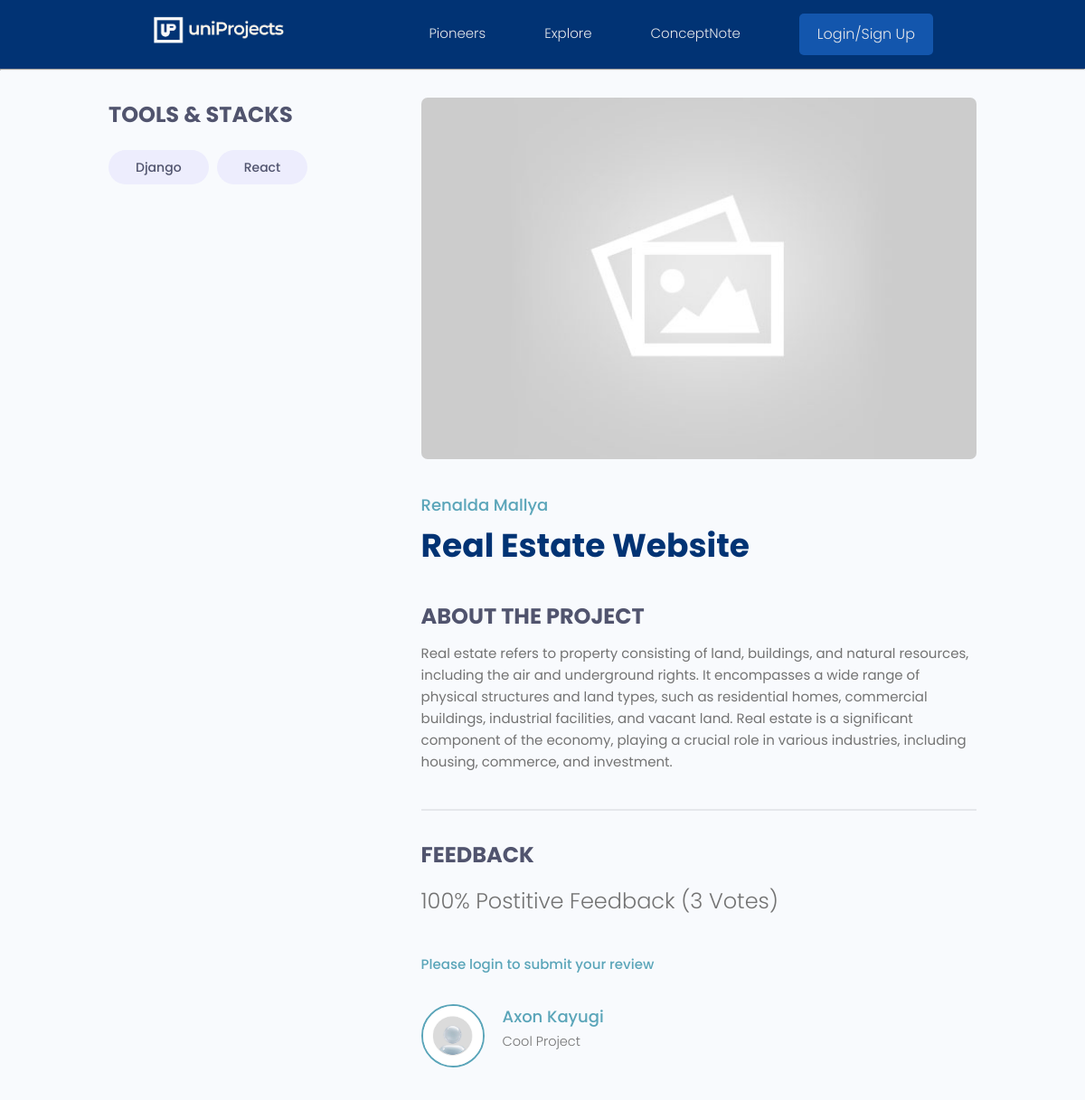
Page /project/b93c14aa-2845-4bd0-8ea7-30b0f8b4ee8f/ on the committed database.
### projects/models.py (models this page shows, shortened)
class Tag(models.Model):
    name = models.CharField(max_length = 200)
    created = models.DateTimeField(auto_now_add = True)
    id = models.UUIDField(default=uuid.uuid4, unique = True,
                          primary_key = True, editable = False)
    def __str__(self):
        return self.name

class Project(models.Model):
    owner = models.ForeignKey(Profile, null=True,blank=True, on_delete=models.CASCADE)
    title = models.CharField(max_length = 200)
    description = models.TextField(null = True, blank = True)
    featured_image = models.ImageField(null=True, blank=True, default="default.jpg")
    demo_link = models.CharField(max_length = 2000, null = True, blank = True)
    source_link = models.CharField(max_length = 2000, null = True, blank = True)
    tags = models.ManyToManyField('Tag', blank=True)
    vote_total = models.IntegerField(default=0,null=True, blank = True)
    vote_ratio = models.IntegerField(default=0,null=True, blank = True)
    created = models.DateTimeField(auto_now_add = True)
    id = models.UUIDField(default=uuid.uuid4, unique = True,
                          primary_key = True, editable = False)
    class Meta:
        ordering = ['-vote_ratio', '-vote_total', 'title']
    @property
    def reviewers(self):
        queryset = self.review_set.all().values_list('owner__id', flat = True)
        return queryset

class Review(models.Model):
    VOTE_TYPE = (
        ('up', 'Up Vote'),
        ('down', 'Down Vote'),
    )
    owner = models.ForeignKey(Profile, on_delete=models.CASCADE, null=True)
    project = models.ForeignKey(Project, on_delete = models.CASCADE)
    body = models.TextField(null = True, blank = True)
    value = models.CharField(max_length = 200, choices = VOTE_TYPE)
    created = models.DateTimeField(auto_now_add = True)
    id = models.UUIDField(default=uuid.uuid4, unique = True,
                          primary_key = True, editable = False)
    class Meta:
        unique_together =[['owner','project']]

### users/models.py (models this page shows, shortened)
class Profile(models.Model):
    user = models.OneToOneField(User, on_delete=models.CASCADE, null=True, blank=True)
    name = models.CharField(max_length=200, blank=True, null=True)
    email = models.EmailField(max_length=500, blank=True, null=True)
    username = models.CharField(max_length=200, blank=True, null=True)
    location = models.CharField(max_length=200, blank=True, null=True)
    short_intro = models.CharField(max_length=200, blank=True, null=True)
    bio = models.TextField(blank=True, null=True)
    profile_image = models.ImageField(null=True, blank=True, upload_to='profiles/', default="profiles/user.jpeg")
    social_github = models.CharField(max_length=200, blank=True, null=True)
    social_twitter = models.CharField(max_length=200, blank=True, null=True)
    social_linkedin = models.CharField(max_length=200, blank=True, null=True)
    social_youtube = models.CharField(max_length=200, blank=True, null=True)
    social_website = models.CharField(max_length=200, blank=True, null=True)
    created = models.DateTimeField(auto_now_add = True)
    id = models.UUIDField(default=uuid.uuid4, unique = True,
                          primary_key = True, editable = False)

### projects/views.py (the view, shortened to what this page needs)
# urls.py: path('project/<str:pk>/',views.project, name='project'),
def project(request, pk):
    projectObj = Project.objects.get(id = pk)
    form = ReviewForm()
    return render(request, 'projects/single-project.html', {'project': projectObj, 'form':form} )

### projects/templates/projects/single-project.html (shortened to what this page needs)
{% extends 'main.html' %}
{% block content %}
<hr>
<main class="singleProject my-md">
    <div class="container">
      <div class="layout">
        <div class="column column--1of3">
          <h3 class="singleProject__subtitle">Tools & Stacks</h3>
          <div class="singleProject__toolStack">
              {% for tag in project.tags.all %}
              <span class="tag tag--pill tag--sub tag--lg">
                  <small>{{tag}}</small>
                </span>
                {% endfor %}
            </div>
        </div>
        <div class="column column--2of3">
          <img class="singleProject__preview" src="{{ project.featured_image.url }}" alt="portfolio thumbnail" />
          <a href="{% url 'user-profile' project.owner.id %}" class="singleProject__developer">{{project.owner.name}}</a>
          <h2 class="singleProject__title">{{ project.title }}</h2>
          <h3 class="singleProject__subtitle">About the Project</h3>
          <div class="singleProject__info">
            {{ project.description }}
          </div>
          <div class="comments">
            <h3 class="singleProject__subtitle">Feedback</h3>
            <h5 class="project--rating">
              {{ project.vote_ratio}}% Postitive Feedback ({{ project.vote_total }} Vote{{project.vote_total|pluralize:"s"}})
            </h5>
            {% if request.user.profile.id in project.reviewers %}
            <p>You have already submitted your review for this project</p>
            {% elif request.user.profile == project.owner %}
            <p>You can not add a review on your own work</p>
          {% else %}
            <a href="{% url 'login' %}?next={{request.path}}">Please login to submit your review</a>
          {% endif %}
            <div class="commentList">
              {% for review in project.review_set.all %}
              {% if review.body %}
              <div class="comment">
                <a href="{% url 'user-profile' review.owner.id %}">
                  <img class="avatar avatar--md"
                    src="{{review.owner.profile_image.url}}" alt="user" />
                </a>
                <div class="comment__details">
                  <a href="{% url 'user-profile' review.owner.id %}"
                  class="comment__author">{{review.owner.name}}</a>
                  <p class="comment__info">  {{review.body|linebreaksbr}}</p>
                </div>
              </div>
              {% endif %}
              {% endfor %}
            </div>
          </div>
        </div>
      </div>
    </div>
  </main>
{% endblock content %}

### static/styles/app.css (style rules this page uses)
:root { --color-sub: #013374; }
img { width: 100%; }
.singleProject .column--1of3 { order: 2; }
@media screen and (min-width: 1081px) { .singleProject .column--1of3 { order: 1; } }
@media screen and (min-width: 1081px) { .singleProject .column--2of3 { order: 2; } }
.singleProject__toolStack { margin-top: 2rem; margin-bottom: 4rem; }
.singleProject__preview { height: 50vh; object-fit: cover; object-position: top center; margin-bottom: 3rem; border-radius: 0.7rem; }
.singleProject__developer { font-size: 1.8rem; font-weight: 500; }
.singleProject__title { font-size: 3.6rem; font-weight: 700; color: var(--color-sub); margin-bottom: 3rem; }
.project--rating { margin-bottom: 1.6em; margin-top: .5em; }
.singleProject__subtitle { text-transform: uppercase; font-size: 2.4rem; font-weight: 700; color: var(--color-sub-light); margin-bottom: 1rem; }
.comments { margin-top: 4rem; padding-top: 3rem; border-top: 2px solid var(--color-light); }
.commentList { margin: 3rem 0; }
.comment { display: flex; gap: 2rem; }
.comment__author { font-size: 1.8rem; }
.comment__info { font-size: 1.45rem; }

### static/uikit/styles/modules/_variables.css (style rules this page uses)
:root { --color-main: #5aa5b9; --color-main-light: #e6faff; --color-sub: #3f4156; --color-sub-light: #51546e; --color-sub-lighter: #ededfd; --color-text: #737373; --color-gray: #8b8b8b; --color-light: #e5e7eb; --color-light-gray: #767676; --color-bg: #f8fafd; --color-white: #fffefd; --color-white-light: #f3f3f3; --color-success: #359e64; --color-success-bg: #def8e8; --color-error: #fc4b0b; --color-error-bg: #fff2ee; --font-base: 'Poppins', arial, helvetica, 'Segoe UI', roboto, ubuntu, sans-serif; --font-monospace: 'Fira Code', 'Courier New', courier, monospace; --font-regular: 300; --font-medium: 500; --font-bold: 700; --generic-shadow: 1px 1px 5px #00000010; --generic-transition: all 0.3s ease-in-out; }

### static/uikit/styles/modules/_base.css (style rules this page uses)
* { margin: 0; padding: 0; box-sizing: border-box; text-rendering: optimizeLegibility; color: inherit; font-size: inherit; }
html { font-size: 50%; }
@media only screen and (min-width: 480px) { html { font-size: 56.25%; } }
@media only screen and (min-width: 1200px) { html { font-size: 62.5%; } }
body { line-height: 1.6; font-weight: 400; font-size: 1.5rem; color: var(--color-text); background-color: var(--color-bg); min-height: 100vh; }

### static/uikit/styles/modules/_typography.css (style rules this page uses)
* { font-family: var(--font-base); }
h2 { font-size: 3.6rem; font-weight: var(--font-bold); }
h3 { font-size: 3.2rem; font-weight: var(--font-medium); }
h5 { font-size: 2.4rem; font-weight: var(--font-medium); }
h5, h6 { font-weight: var(--font-regular); }
p, span, strong { font-size: 1.6rem; color: var(--color-text); font-weight: var(--font-regular); }
a { padding-bottom: 2px; text-decoration: none; display: inline-block; color: var(--color-main); font-weight: var(--font-medium); }

### static/uikit/styles/modules/_utilities.css (style rules this page uses)
.container { width: 92%; max-width: 165rem; margin: 0 auto; box-sizing: border-box; }
@media screen and (min-width: 1000px) { .container { width: 90%; } }
@media screen and (min-width: 1200px) { .container { width: 80%; } }
.my-md { margin: 3rem auto; }

### static/uikit/styles/modules/_avatar.css (style rules this page uses)
.avatar { border-radius: 50%; border: 2px solid var(--color-main); object-fit: cover; }
.avatar--md { height: 7rem; width: 7rem; }

### static/uikit/styles/modules/_tag.css (style rules this page uses)
.tag { display: inline-flex; align-items: center; background-color: var(--color-sub); height: -webkit-fit-content; height: -moz-fit-content; height: fit-content; width: -webkit-fit-content; width: -moz-fit-content; width: fit-content; border-radius: 0.5rem; padding: 0.5rem 1.5rem; font-size: 1.2rem; cursor: pointer; }
.tag:not(:last-child) { margin-right: 0.25rem; margin-bottom: 0.75rem; }
.tag > small { color: var(--color-white); }
.tag--pill { border-radius: 5rem; }
.tag--sub, .tag--sub > small { background: var(--color-sub-lighter); color: var(--color-sub-light); font-weight: 500; }
.tag--lg { padding: 0.8rem 3rem; font-size: 1.4rem; }
.tag--lg:not(:last-child) { margin-right: 0.5rem; margin-bottom: 1rem; }

### static/uikit/styles/modules/_layout.css (style rules this page uses)
.layout { display: flex; flex-flow: row wrap; justify-content: space-between; }
.layout > .column { margin-bottom: 3rem; }
.layout > .column.column--1of3 { flex-basis: 30%; }
.layout > .column.column--2of3 { flex-basis: 64%; }

### rows in the picture
Tag: name "Django"
Tag: name "React"
Project: featured_image (placeholder picture), owner.name "Renalda Mallya", title "Real Estate Website", description "Real estate refers to property consisting of land, buildings, and natural resources, including the air and underground rights. It encompasses a wide range of physical structures and land types, such as residential homes, commercial buildings, industrial facilities, and vacant land. Real estate is a significant component of the economy, playing a crucial role in various industries, including housing, commerce, and investment.", vote_ratio "100", vote_total "3"
Review: owner.profile_image (placeholder picture), owner.name "Axon Kayugi", body "Cool Project"
